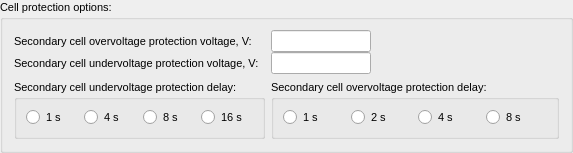
       <widget class="QGroupBox" name="groupBox_17">
        <property name="font">
         <font>
          <pointsize>8</pointsize>
         </font>
        </property>
        <property name="title">
         <string>Cell protection options:</string>
        </property>
        <layout class="QGridLayout" name="gridLayout_2">
         <item row="0" column="0">
          <layout class="QVBoxLayout" name="verticalLayout_2">
           <property name="spacing">
            <number>0</number>
           </property>
           <item>
            <widget class="QLabel" name="label_59">
             <property name="font">
              <font>
               <pointsize>8</pointsize>
              </font>
             </property>
             <property name="text">
              <string>Secondary cell overvoltage protection voltage, V:</string>
             </property>
            </widget>
           </item>
           <item>
            <widget class="QLabel" name="label_60">
             <property name="font">
              <font>
               <pointsize>8</pointsize>
              </font>
             </property>
             <property name="text">
              <string>Secondary cell undervoltage protection voltage, V:</string>
             </property>
            </widget>
           </item>
          </layout>
         </item>
         <item row="0" column="1">
          <layout class="QVBoxLayout" name="verticalLayout">
           <property name="spacing">
            <number>0</number>
           </property>
           <item>
            <widget class="QLineEdit" name="lineEdit_0x36">
             <property name="maximumSize">
              <size>
               <width>100</width>
               <height>16777215</height>
              </size>
             </property>
             <property name="font">
              <font>
               <pointsize>8</pointsize>
              </font>
             </property>
            </widget>
           </item>
           <item>
            <widget class="QLineEdit" name="lineEdit_0x37">
             <property name="maximumSize">
              <size>
               <width>100</width>
               <height>16777215</height>
              </size>
             </property>
             <property name="font">
              <font>
               <pointsize>8</pointsize>
              </font>
             </property>
            </widget>
           </item>
          </layout>
         </item>
         <item row="0" column="2">
          <spacer name="horizontalSpacer">
           <property name="orientation">
            <enum>Qt::Horizontal</enum>
           </property>
           <property name="sizeHint" stdset="0">
            <size>
             <width>182</width>
             <height>20</height>
            </size>
           </property>
          </spacer>
         </item>
         <item row="1" column="0">
          <widget class="QGroupBox" name="groupBox_29">
           <property name="title">
            <string>Secondary cell undervoltage protection delay:</string>
           </property>
           <layout class="QHBoxLayout" name="horizontalLayout_21">
            <item>
             <widget class="QRadioButton" name="radioButton_0x39_0760">
              <property name="text">
               <string>1 s</string>
              </property>
             </widget>
            </item>
            <item>
             <widget class="QRadioButton" name="radioButton_0x39_0761">
              <property name="text">
               <string>4 s</string>
              </property>
             </widget>
            </item>
            <item>
             <widget class="QRadioButton" name="radioButton_0x39_0762">
              <property name="text">
               <string>8 s</string>
              </property>
             </widget>
            </item>
            <item>
             <widget class="QRadioButton" name="radioButton_0x39_0763">
              <property name="text">
               <string>16 s</string>
              </property>
             </widget>
            </item>
           </layout>
          </widget>
         </item>
         <item row="1" column="1" colspan="2">
          <widget class="QGroupBox" name="groupBox_30">
           <property name="title">
            <string>Secondary cell overvoltage protection delay:</string>
           </property>
           <layout class="QHBoxLayout" name="horizontalLayout_22">
            <item>
             <widget class="QRadioButton" name="radioButton_0x39_0540">
              <property name="text">
               <string>1 s</string>
              </property>
             </widget>
            </item>
            <item>
             <widget class="QRadioButton" name="radioButton_0x39_0541">
              <property name="text">
               <string>2 s</string>
              </property>
             </widget>
            </item>
            <item>
             <widget class="QRadioButton" name="radioButton_0x39_0542">
              <property name="text">
               <string>4 s</string>
              </property>
             </widget>
            </item>
            <item>
             <widget class="QRadioButton" name="radioButton_0x39_0543">
              <property name="text">
               <string>8 s</string>
              </property>
             </widget>
            </item>
           </layout>
          </widget>
         </item>
        </layout>
       </widget>
